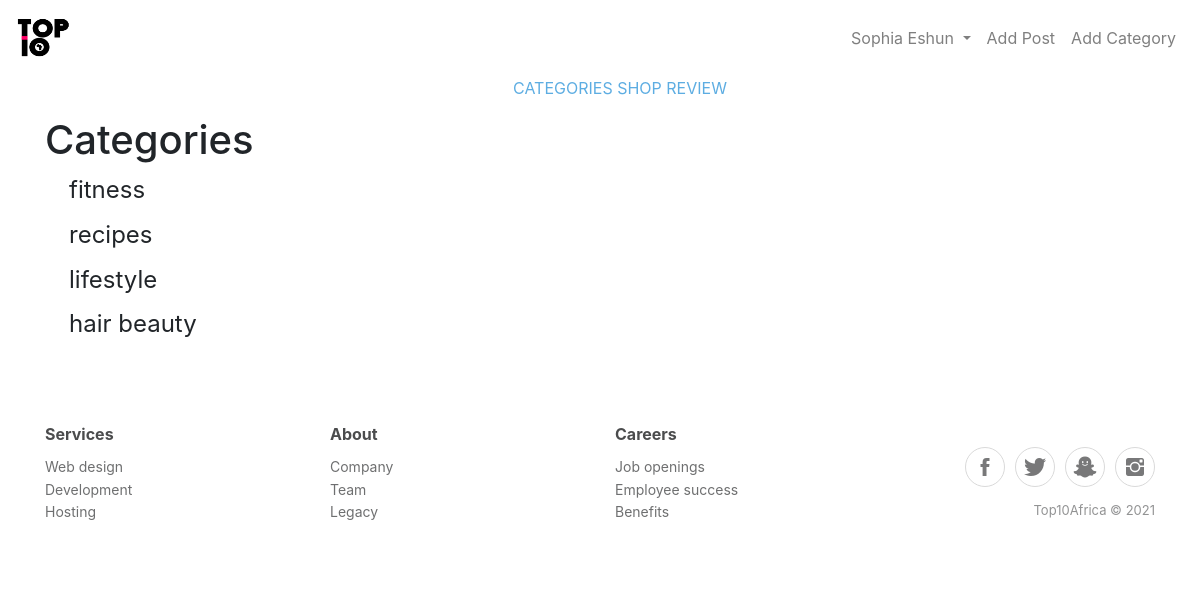
Page /category_list/ (signed in) on the committed database.
### hblog/models.py (models this page shows, shortened)
class Category(models.Model):
    name = models.CharField(max_length=255)
    def __str__(self):
        return self.name

### hblog/views.py (the view)
# urls.py: path('category_list/', CategoryListView, name="category_list" ),
def CategoryListView(request):
    cat_menu_list = Category.objects.all()
    return render(request, 'category_list.html', {'cat_menu_list':cat_menu_list})

### hblog/templates/category_list.html (shortened to what this page needs)
{% extends 'base.html' %}
{% block content %}
<h1>Categories</h1>
    {% for item in cat_menu_list %}
        <h4><a class="dropdown-item" href="{% url 'category' item|slugify %}" >{{item}}</a></h4>
    {% endfor %}
{% endblock %}

### hblog/templates/base.html (shortened to what this page needs)
{% load static %}
<!doctype html>
<html lang="en">
  <head>
    <link rel="stylesheet" href="https://maxcdn.bootstrapcdn.com/bootstrap/4.0.0/css/bootstrap.min.css">
    <link rel="stylesheet" type="text/css" href="{% static 'hhhBlog/css/main.css' %}">
    <link rel="stylesheet" type="text/css" href="{% static 'hhhBlog/css/scondnav.css' %}">
    <link rel="stylesheet" href="{% static 'assets/fonts/ionicons.min.css' %}">
    <link rel="stylesheet" href="{% static 'assets/css/Footer-Clean.css' %}">
    <link rel="stylesheet" href="{% static 'assets/bootstrap/css/bootstrap.min.css' %}">
    <link rel="stylesheet" href="{% static 'assets/fonts/font-awesome.min.css' %}">
    <link rel="stylesheet" href="{% static 'assets/css/styles.css' %}">
  </head>
  <body>
      <nav class="navbar navbar-expand-lg navbar-light bg-transparent">
        <a class="navbar-brand" href="{% url 'home'%}"> <img src="{% static 'hhhBlog/images/toptenafrica.png' %}" width="70" height="50" ></a>
        <ul class="navbar-nav ml-auto" id="hview">
          {% if user.is_authenticated %}
          <li class="nav-item dropdown" id="hlview">
            <a class="nav-link dropdown-toggle" href="#" id="navbarDropdown" role="button" data-toggle="dropdown" aria-haspopup="true" aria-expanded="false">
              {{user.first_name}} {{user.last_name}}
            </a>
          </li>
          {% if user.is_staff %}
          <li class="nav-item">
            <a class="nav-link"  href="{% url 'add_post' %}">Add Post</a>
          </li>
          <li class="nav-item">
            <a class="nav-link" href="{% url 'add_category' %}">Add Category</a>
          </li>
          {% endif %}
        {% endif %}
        </ul>
      </nav>
    <div class="container">
      <div class="row">
        <div class="col-md-12">
          <ul class="align-self-center" id="cat">
            {% if cat_menu %}
              {% for item in cat_menu %}
              <a href="{% url 'category' item|slugify %}"><li class="catlist">{{ item|upper }}</li></a>
              {% endfor %}
            {% else %}
            <a href="{% url 'category_list' %}"><li class="catlist">CATEGORIES</li></a>
            {% endif %}
            <a href="shop.html"><li class="catlist">SHOP</li></a>
            <a href="review.html"><li class="catlist">REVIEW</li></a>
          </ul>
        </div>
      </div>
      {% block content %}
      {% endblock %}
    </div>
    <br>
    <div class="footer-clean">
      <footer>
          <div class="container">
              <div class="row justify-content-center">
                  <div class="col-sm-4 col-md-3 item">
                      <h3>Services</h3>
                      <ul>
                          <li><a href="#">Web design</a></li>
                          <li><a href="#">Development</a></li>
                          <li><a href="#">Hosting</a></li>
                      </ul>
                  </div>
                  <div class="col-sm-4 col-md-3 item">
                      <h3>About</h3>
                      <ul>
                          <li><a href="#">Company</a></li>
                          <li><a href="#">Team</a></li>
                          <li><a href="#">Legacy</a></li>
                      </ul>
                  </div>
                  <div class="col-sm-4 col-md-3 item">
                      <h3>Careers</h3>
                      <ul>
                          <li><a href="#">Job openings</a></li>
                          <li><a href="#">Employee success</a></li>
                          <li><a href="#">Benefits</a></li>
                      </ul>
                  </div>
                  <div class="col-lg-3 item social"><a href="#"><i class="icon ion-social-facebook"></i></a><a href="#"><i class="icon ion-social-twitter"></i></a><a href="#"><i class="icon ion-social-snapchat"></i></a><a href="#"><i class="icon ion-social-instagram"></i></a>
                      <p class="copyright">Top10Africa © 2021</p>
                  </div>
              </div>
          </div>
      </footer>
  </div>
  </body>
</html>

### static/hhhBlog/css/main.css (style rules this page uses)
* { box-sizing: border-box; }
body { margin: 0; font-family: Arial, Helvetica, sans-serif; }

### static/hhhBlog/css/scondnav.css (style rules this page uses)
* { box-sizing: border-box; }
body { margin: 0; font-family: Arial, Helvetica, sans-serif; }

### static/assets/css/Footer-Clean.css (style rules this page uses)
.footer-clean { padding:50px 0; background-color:#fff; color:#4b4c4d; }
.footer-clean h3 { margin-top:0; margin-bottom:12px; font-weight:bold; font-size:16px; }
.footer-clean ul { padding:0; list-style:none; line-height:1.6; font-size:14px; margin-bottom:0; }
.footer-clean ul a { color:inherit; text-decoration:none; opacity:0.8; }
.footer-clean .item.social { text-align:right; }
.footer-clean .item.social > a { font-size:24px; width:40px; height:40px; line-height:40px; display:inline-block; text-align:center; border-radius:50%; border:1px solid #ccc; margin-left:10px; margin-top:22px; color:inherit; opacity:0.75; }
.footer-clean .copyright { margin-top:14px; margin-bottom:0; font-size:13px; opacity:0.6; }

### static/assets/css/styles.css (style rules this page uses)
.align-self-center { text-align:center; }
#hlview { display:inline-block; text-decoration:none; }
#hlview a { text-decoration: none; }
#cat { list-style:none; }
.catlist { display:inline-block; color:#5DADE2; }
a { text-decoration: none; }

### rows in the picture
Category: name "fitness"
Category: name "recipes"
Category: name "lifestyle"
Category: name "hair beauty"

### other values in the picture
{{ user.first_name }} "Sophia"
{{ user.last_name }} "Eshun"
